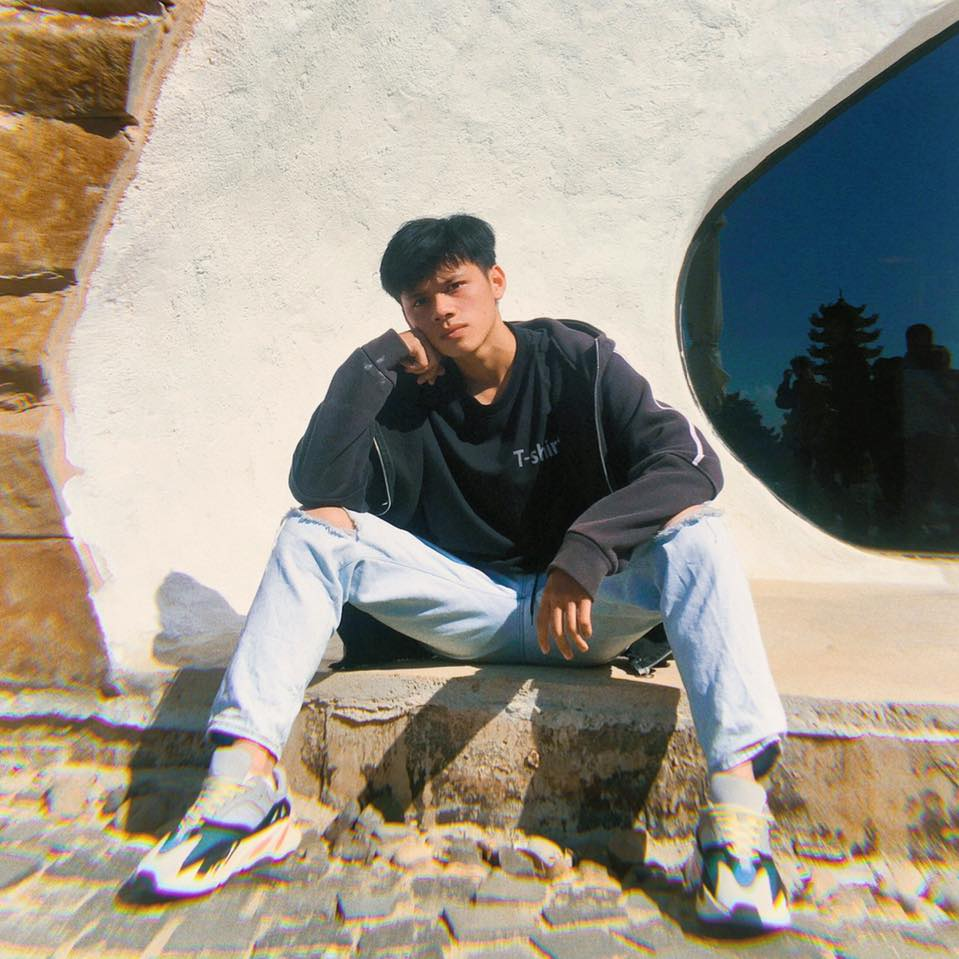
#> input picture Img.jpg, 959 x 959 px
$ python 3.Crop_Resize.py
#> lines starting #> are read from the running program, lines starting #| are printed output that depends on the picture
import cv2

img = cv2.imread('Img.jpg')
#> img is the input picture: shape (959, 959, 3); mean B, G, R 137.4, 149.9, 156.4
img_Resize = cv2.resize(img, (500, 500))
img_Crop = img_Resize[100:301, 150:351]
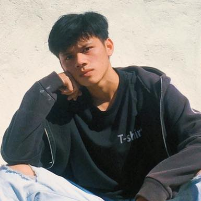
#> img_Crop: shape (201, 201, 3); mean B, G, R 118.7, 123.1, 125.2

cv2.imshow('Normal', img)
cv2.imshow('Resize', img_Resize)
cv2.imshow('Crop', cv2.resize(img_Crop,(500,500)))
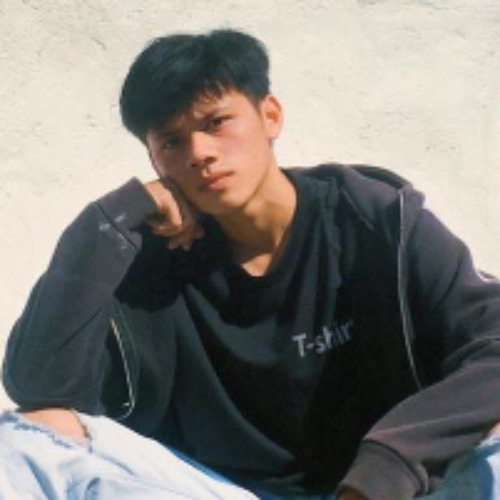
#> window 'Crop': shape (500, 500, 3); mean B, G, R 118.5, 122.9, 125.1

cv2.waitKey(3000)
